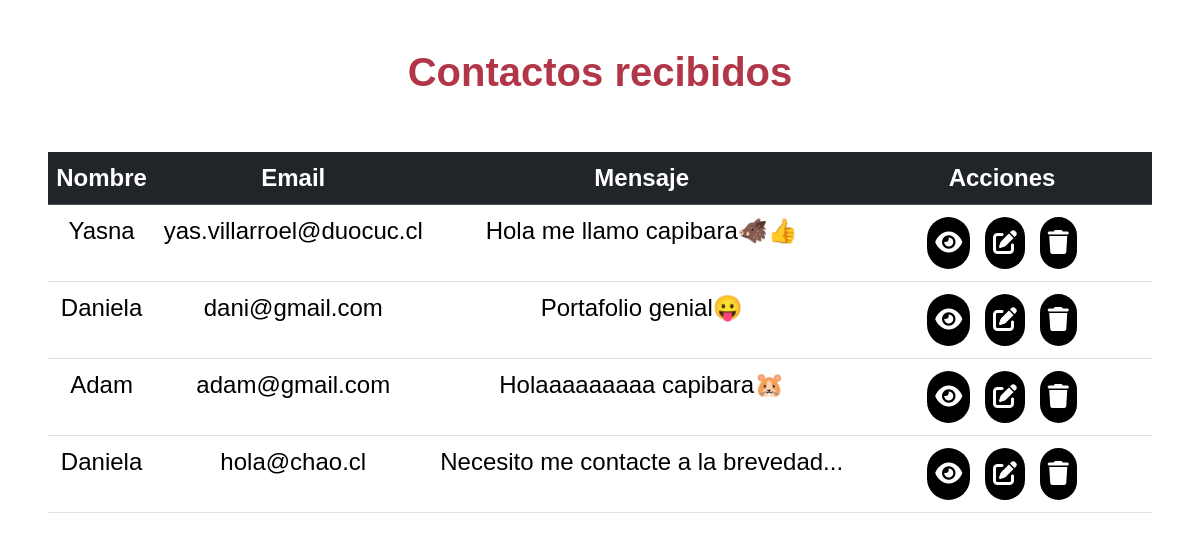
Screenshot of /contactos/ (signed in) with the database file from the repository.
### myportfolio/models.py (models this page shows, shortened)
class Contacto(models.Model):
    nombre = models.CharField(max_length=100)
    email = models.EmailField()
    mensaje = models.TextField()
    mensaje_cifrado = models.TextField()
    fecha = models.DateTimeField(auto_now_add=True)

### myportfolio/views.py (the view)
# urls.py: path('contactos/', views.contacto_lista, name='contacto_lista'),
@login_required
def contacto_lista(request):
    contactos = Contacto.objects.all()
    return render(request, 'myportfolio/contacto_lista.html', {'contactos': contactos})

### myportfolio/templates/myportfolio/contacto_lista.html (shortened to what this page needs)
{% extends 'base_generic.html' %}
{% block content %}
<h2 class="text-center mt-5 titulo_detalle">Contactos recibidos</h2>
  <div class="contenedor p-5">
    <div class="table-responsive">
      <table class="table table-hover aling-middle tabla_lista">
        <thead class="table-dark">
          <tr>
            <th scope="col">Nombre</th>
            <th scope="col">Email</th>
            <th scope="col">Mensaje</th>
            <th scope="col" class="text-center">Acciones</th>
          </tr>
        </thead>
        <tbody>
          {% for contacto in contactos %}
          <tr>
            <td>{{contacto.nombre}}</td>
            <td>{{contacto.email}}</td>
            <td>{{contacto.mensaje}}</td>
            <td class="text-center columna-botones">
              <a href="{% url 'contacto_detalle' contacto.pk %}" class="btnVisita btn-sm m-1 p-2"><i class="fa-solid fa-eye"></i></a>
              <a href="{% url 'contacto_editar' contacto.pk %}" class="btnRepo btn-sm m-1 p-2"><i class="fa-solid fa-pen-to-square"></i></a>
              <form method="POST" action="{% url 'contacto_eliminar' contacto.pk %}" style="display: inline;">
                <button class="btnDetalle btn-sm m-1 p-2"><i class="fa-solid fa-trash"></i></button>
              </form>
            </td>
          </tr>
          {% endfor %}
        </tbody>
      </table>
    </div>
  </div>
{% endblock %}

### myportfolio/templates/base_generic.html (shortened to what this page needs)
{% load bootstrap5 %}
{% load static %}
<!DOCTYPE html>
<html lang="es">
<head>
    {% bootstrap_css %}
    <link href="./assets/vendor/font-awesome/fontawesome.css" rel="stylesheet" />
    <link href="./assets/vendor/font-awesome/brands.css" rel="stylesheet" />
    <link href="./assets/vendor/font-awesome/solid.css" rel="stylesheet" />
    <link rel="stylesheet" href="https://cdnjs.cloudflare.com/ajax/libs/font-awesome/6.5.1/css/all.min.css"
 />
    <link rel="stylesheet" href="{% static 'css/styles.css' %}">
    <link rel="stylesheet" href="{% static 'css/styles_proyectos.css' %}">
</head>
<body>
    {% block content %}
    {% endblock %}
</body>
</html>

### myportfolio/static/css/styles.css (style rules this page uses)
* { font-family: "Montserrat", sans-serif; }
body { overflow: auto; overflow-x: hidden; }
div { display: block; unicode-bidi: isolate; }
.btnVisita { background-color: black ; color:#fff; padding: 8px 12px; align-items: center; border-radius: 50px; text-align: center; justify-content: center; text-decoration: none; display: inline-block; cursor: pointer; border: none; }
.btnRepo { background-color: black ; color:#fff; padding: 8px 12px; align-items: center; border-radius: 50px; text-align: center; justify-content: center; text-decoration: none; display: inline-block; cursor: pointer; border: none; }
.btnDetalle { background-color: black ; color:#fff; padding: 10px; align-items: center; border-radius: 50px; text-align: center; justify-content: center; text-decoration: none; display: inline-block; cursor: pointer; border: none; }
.p-5 { padding: 1rem; text-align: center; font-size: 1.5rem; }

### myportfolio/static/css/styles_proyectos.css (style rules this page uses)
* { font-family: "Montserrat", sans-serif; }
body { overflow: auto; overflow-x: hidden; }
div { display: block; unicode-bidi: isolate; }
.titulo_detalle { font-weight: bold; color:#B03648; font-size: 40px; }
.columna-botones { width: 300px; }

### rows the page displays
Contacto: nombre "Yasna", email "yas.villarroel@duocuc.cl", mensaje "Hola me llamo capibara🐗👍"
Contacto: nombre "Daniela", email "dani@gmail.com", mensaje "Portafolio genial😛"
Contacto: nombre "Adam", email "adam@gmail.com", mensaje "Holaaaaaaaaa capibara🐹"
Contacto: nombre "Daniela", email "hola@chao.cl", mensaje "Necesito me contacte a la brevedad..."
